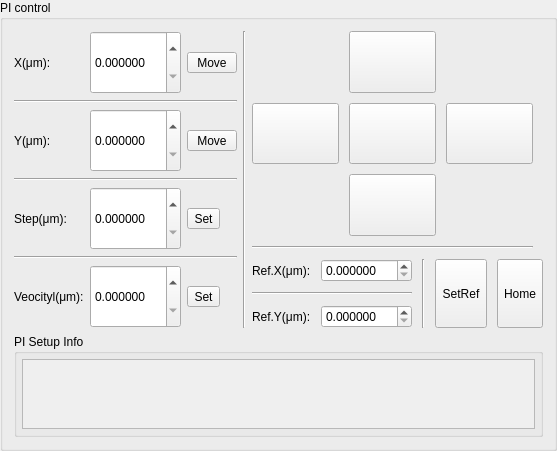
           <widget class="QGroupBox" name="groupBox">
            <property name="geometry">
             <rect>
              <x>30</x>
              <y>20</y>
              <width>531</width>
              <height>451</height>
             </rect>
            </property>
            <property name="title">
             <string>PI control</string>
            </property>
            <layout class="QVBoxLayout" name="verticalLayout_2">
             <item>
              <layout class="QHBoxLayout" name="horizontalLayout">
               <item>
                <layout class="QGridLayout" name="gridLayout_4">
                 <item row="6" column="1" colspan="2">
                  <widget class="QDoubleSpinBox" name="velocity_spbx">
                   <property name="sizePolicy">
                    <sizepolicy hsizetype="Minimum" vsizetype="Expanding">
                     <horstretch>0</horstretch>
                     <verstretch>0</verstretch>
                    </sizepolicy>
                   </property>
                   <property name="decimals">
                    <number>6</number>
                   </property>
                   <property name="maximum">
                    <double>120.000000000000000</double>
                   </property>
                   <property name="singleStep">
                    <double>0.010000000000000</double>
                   </property>
                   <property name="value">
                    <double>0.000000000000000</double>
                   </property>
                  </widget>
                 </item>
                 <item row="2" column="1" colspan="2">
                  <widget class="QDoubleSpinBox" name="y_spbx">
                   <property name="sizePolicy">
                    <sizepolicy hsizetype="Minimum" vsizetype="Expanding">
                     <horstretch>0</horstretch>
                     <verstretch>0</verstretch>
                    </sizepolicy>
                   </property>
                   <property name="decimals">
                    <number>6</number>
                   </property>
                   <property name="maximum">
                    <double>120.000000000000000</double>
                   </property>
                   <property name="singleStep">
                    <double>0.010000000000000</double>
                   </property>
                  </widget>
                 </item>
                 <item row="4" column="3" colspan="2">
                  <widget class="QToolButton" name="step_set_tbtn">
                   <property name="text">
                    <string>Set</string>
                   </property>
                   <property name="icon">
                    <iconset resource="resources.qrc">
                     <normaloff>:/my_icons/images/icons/enable.svg</normaloff>:/my_icons/images/icons/enable.svg</iconset>
                   </property>
                   <property name="iconSize">
                    <size>
                     <width>46</width>
                     <height>40</height>
                    </size>
                   </property>
                   <property name="popupMode">
                    <enum>QToolButton::InstantPopup</enum>
                   </property>
                   <property name="toolButtonStyle">
                    <enum>Qt::ToolButtonTextUnderIcon</enum>
                   </property>
                   <property name="arrowType">
                    <enum>Qt::NoArrow</enum>
                   </property>
                  </widget>
                 </item>
                 <item row="2" column="0">
                  <widget class="QLabel" name="label_4">
                   <property name="text">
                    <string>Y(μm):</string>
                   </property>
                  </widget>
                 </item>
                 <item row="0" column="1" colspan="2">
                  <widget class="QDoubleSpinBox" name="x_spbx">
                   <property name="sizePolicy">
                    <sizepolicy hsizetype="Minimum" vsizetype="Expanding">
                     <horstretch>0</horstretch>
                     <verstretch>0</verstretch>
                    </sizepolicy>
                   </property>
                   <property name="decimals">
                    <number>6</number>
                   </property>
                   <property name="maximum">
                    <double>120.000000000000000</double>
                   </property>
                   <property name="singleStep">
                    <double>0.010000000000000</double>
                   </property>
                  </widget>
                 </item>
                 <item row="0" column="3" colspan="2">
                  <widget class="QToolButton" name="x_move_tbtn">
                   <property name="text">
                    <string> Move </string>
                   </property>
                   <property name="icon">
                    <iconset resource="resources.qrc">
                     <normaloff>:/my_icons/images/icons/move.svg</normaloff>:/my_icons/images/icons/move.svg</iconset>
                   </property>
                   <property name="iconSize">
                    <size>
                     <width>40</width>
                     <height>40</height>
                    </size>
                   </property>
                   <property name="popupMode">
                    <enum>QToolButton::InstantPopup</enum>
                   </property>
                   <property name="toolButtonStyle">
                    <enum>Qt::ToolButtonTextUnderIcon</enum>
                   </property>
                   <property name="arrowType">
                    <enum>Qt::NoArrow</enum>
                   </property>
                  </widget>
                 </item>
                 <item row="6" column="3" colspan="2">
                  <widget class="QToolButton" name="velocity_set_tbtn">
                   <property name="text">
                    <string>Set</string>
                   </property>
                   <property name="icon">
                    <iconset resource="resources.qrc">
                     <normaloff>:/my_icons/images/icons/enable.svg</normaloff>:/my_icons/images/icons/enable.svg</iconset>
                   </property>
                   <property name="iconSize">
                    <size>
                     <width>46</width>
                     <height>40</height>
                    </size>
                   </property>
                   <property name="popupMode">
                    <enum>QToolButton::InstantPopup</enum>
                   </property>
                   <property name="toolButtonStyle">
                    <enum>Qt::ToolButtonTextUnderIcon</enum>
                   </property>
                   <property name="arrowType">
                    <enum>Qt::NoArrow</enum>
                   </property>
                  </widget>
                 </item>
                 <item row="2" column="3" colspan="2">
                  <widget class="QToolButton" name="y_move_tbtn">
                   <property name="text">
                    <string> Move </string>
                   </property>
                   <property name="icon">
                    <iconset resource="resources.qrc">
                     <normaloff>:/my_icons/images/icons/move.svg</normaloff>:/my_icons/images/icons/move.svg</iconset>
                   </property>
                   <property name="iconSize">
                    <size>
                     <width>40</width>
                     <height>40</height>
                    </size>
                   </property>
                   <property name="popupMode">
                    <enum>QToolButton::InstantPopup</enum>
                   </property>
                   <property name="toolButtonStyle">
                    <enum>Qt::ToolButtonTextUnderIcon</enum>
                   </property>
                   <property name="arrowType">
                    <enum>Qt::NoArrow</enum>
                   </property>
                  </widget>
                 </item>
                 <item row="4" column="0">
                  <widget class="QLabel" name="label_5">
                   <property name="text">
                    <string>Step(μm):</string>
                   </property>
                  </widget>
                 </item>
                 <item row="4" column="1" colspan="2">
                  <widget class="QDoubleSpinBox" name="step_spbx">
                   <property name="sizePolicy">
                    <sizepolicy hsizetype="Minimum" vsizetype="Expanding">
                     <horstretch>0</horstretch>
                     <verstretch>0</verstretch>
                    </sizepolicy>
                   </property>
                   <property name="decimals">
                    <number>6</number>
                   </property>
                   <property name="maximum">
                    <double>120.000000000000000</double>
                   </property>
                   <property name="singleStep">
                    <double>0.010000000000000</double>
                   </property>
                   <property name="value">
                    <double>0.000000000000000</double>
                   </property>
                  </widget>
                 </item>
                 <item row="0" column="0">
                  <widget class="QLabel" name="label_3">
                   <property name="text">
                    <string>X(μm):</string>
                   </property>
                  </widget>
                 </item>
                 <item row="6" column="0">
                  <widget class="QLabel" name="label_7">
                   <property name="text">
                    <string>Veocityl(μm):</string>
                   </property>
                  </widget>
                 </item>
                 <item row="5" column="0" colspan="5">
                  <widget class="Line" name="line_5">
                   <property name="orientation">
                    <enum>Qt::Horizontal</enum>
                   </property>
                  </widget>
                 </item>
                 <item row="3" column="0" colspan="5">
                  <widget class="Line" name="line_4">
                   <property name="orientation">
                    <enum>Qt::Horizontal</enum>
                   </property>
                  </widget>
                 </item>
                 <item row="1" column="0" colspan="5">
                  <widget class="Line" name="line_3">
                   <property name="orientation">
                    <enum>Qt::Horizontal</enum>
                   </property>
                  </widget>
                 </item>
                </layout>
               </item>
               <item>
                <widget class="Line" name="line_2">
                 <property name="orientation">
                  <enum>Qt::Vertical</enum>
                 </property>
                </widget>
               </item>
               <item>
                <layout class="QGridLayout" name="gridLayout_3">
                 <property name="spacing">
                  <number>10</number>
                 </property>
                 <item row="0" column="1">
                  <widget class="QPushButton" name="y_plus_btn">
                   <property name="sizePolicy">
                    <sizepolicy hsizetype="Expanding" vsizetype="Expanding">
                     <horstretch>0</horstretch>
                     <verstretch>0</verstretch>
                    </sizepolicy>
                   </property>
                   <property name="text">
                    <string/>
                   </property>
                   <property name="icon">
                    <iconset resource="resources.qrc">
                     <normaloff>:/my_icons/images/icons/nanopositioner_up_arrow.svg</normaloff>:/my_icons/images/icons/nanopositioner_up_arrow.svg</iconset>
                   </property>
                   <property name="iconSize">
                    <size>
                     <width>50</width>
                     <height>50</height>
                    </size>
                   </property>
                   <property name="flat">
                    <bool>false</bool>
                   </property>
                  </widget>
                 </item>
                 <item row="4" column="0" colspan="4">
                  <layout class="QHBoxLayout" name="horizontalLayout_3">
                   <item>
                    <layout class="QGridLayout" name="gridLayout_8">
                     <item row="4" column="1">
                      <widget class="QLabel" name="label_9">
                       <property name="text">
                        <string>Ref.Y(μm):</string>
                       </property>
                      </widget>
                     </item>
                     <item row="4" column="2">
                      <widget class="QDoubleSpinBox" name="refy_spbx">
                       <property name="sizePolicy">
                        <sizepolicy hsizetype="Minimum" vsizetype="Expanding">
                         <horstretch>0</horstretch>
                         <verstretch>0</verstretch>
                        </sizepolicy>
                       </property>
                       <property name="decimals">
                        <number>6</number>
                       </property>
                       <property name="maximum">
                        <double>120.000000000000000</double>
                       </property>
                       <property name="singleStep">
                        <double>0.010000000000000</double>
                       </property>
                      </widget>
                     </item>
                     <item row="2" column="2">
                      <widget class="QDoubleSpinBox" name="refx_spbx">
                       <property name="sizePolicy">
                        <sizepolicy hsizetype="Minimum" vsizetype="Expanding">
                         <horstretch>0</horstretch>
                         <verstretch>0</verstretch>
                        </sizepolicy>
                       </property>
                       <property name="decimals">
                        <number>6</number>
                       </property>
                       <property name="maximum">
                        <double>120.000000000000000</double>
                       </property>
                       <property name="singleStep">
                        <double>0.010000000000000</double>
                       </property>
                      </widget>
                     </item>
                     <item row="2" column="1">
                      <widget class="QLabel" name="label_8">
                       <property name="text">
                        <string>Ref.X(μm):</string>
                       </property>
                      </widget>
                     </item>
                     <item row="3" column="1" colspan="2">
                      <widget class="Line" name="line_6">
                       <property name="orientation">
                        <enum>Qt::Horizontal</enum>
                       </property>
                      </widget>
                     </item>
                    </layout>
                   </item>
                   <item>
                    <widget class="Line" name="line_7">
                     <property name="orientation">
                      <enum>Qt::Vertical</enum>
                     </property>
                    </widget>
                   </item>
                   <item>
                    <widget class="QToolButton" name="set_ref_tbtn">
                     <property name="sizePolicy">
                      <sizepolicy hsizetype="Expanding" vsizetype="Expanding">
                       <horstretch>0</horstretch>
                       <verstretch>0</verstretch>
                      </sizepolicy>
                     </property>
                     <property name="text">
                      <string>SetRef</string>
                     </property>
                     <property name="icon">
                      <iconset resource="resources.qrc">
                       <normaloff>:/my_icons/images/icons/confirm.svg</normaloff>:/my_icons/images/icons/confirm.svg</iconset>
                     </property>
                     <property name="iconSize">
                      <size>
                       <width>40</width>
                       <height>40</height>
                      </size>
                     </property>
                     <property name="popupMode">
                      <enum>QToolButton::InstantPopup</enum>
                     </property>
                     <property name="toolButtonStyle">
                      <enum>Qt::ToolButtonTextUnderIcon</enum>
                     </property>
                     <property name="arrowType">
                      <enum>Qt::NoArrow</enum>
                     </property>
                    </widget>
                   </item>
                   <item>
                    <widget class="QToolButton" name="home_tbtn">
                     <property name="sizePolicy">
                      <sizepolicy hsizetype="Expanding" vsizetype="Expanding">
                       <horstretch>0</horstretch>
                       <verstretch>0</verstretch>
                      </sizepolicy>
                     </property>
                     <property name="text">
                      <string>Home</string>
                     </property>
                     <property name="icon">
                      <iconset resource="resources.qrc">
                       <normaloff>:/my_icons/images/icons/home.svg</normaloff>:/my_icons/images/icons/home.svg</iconset>
                     </property>
                     <property name="iconSize">
                      <size>
                       <width>40</width>
                       <height>40</height>
                      </size>
                     </property>
                     <property name="popupMode">
                      <enum>QToolButton::InstantPopup</enum>
                     </property>
                     <property name="toolButtonStyle">
                      <enum>Qt::ToolButtonTextUnderIcon</enum>
                     </property>
                     <property name="arrowType">
                      <enum>Qt::NoArrow</enum>
                     </property>
                    </widget>
                   </item>
                  </layout>
                 </item>
                 <item row="1" column="2">
                  <widget class="QPushButton" name="x_plus_btn">
                   <property name="sizePolicy">
                    <sizepolicy hsizetype="Expanding" vsizetype="Expanding">
                     <horstretch>0</horstretch>
                     <verstretch>0</verstretch>
                    </sizepolicy>
                   </property>
                   <property name="text">
                    <string/>
                   </property>
                   <property name="icon">
                    <iconset resource="resources.qrc">
                     <normaloff>:/my_icons/images/icons/nanopositioner_rigt_arrow.svg</normaloff>:/my_icons/images/icons/nanopositioner_rigt_arrow.svg</iconset>
                   </property>
                   <property name="iconSize">
                    <size>
                     <width>50</width>
                     <height>50</height>
                    </size>
                   </property>
                   <property name="flat">
                    <bool>false</bool>
                   </property>
                  </widget>
                 </item>
                 <item row="1" column="0">
                  <widget class="QPushButton" name="x_minus_btn">
                   <property name="sizePolicy">
                    <sizepolicy hsizetype="Expanding" vsizetype="Expanding">
                     <horstretch>0</horstretch>
                     <verstretch>0</verstretch>
                    </sizepolicy>
                   </property>
                   <property name="text">
                    <string/>
                   </property>
                   <property name="icon">
                    <iconset resource="resources.qrc">
                     <normaloff>:/my_icons/images/icons/nanopositioner_left_arrow.svg</normaloff>:/my_icons/images/icons/nanopositioner_left_arrow.svg</iconset>
                   </property>
                   <property name="iconSize">
                    <size>
                     <width>50</width>
                     <height>50</height>
                    </size>
                   </property>
                   <property name="flat">
                    <bool>false</bool>
                   </property>
                  </widget>
                 </item>
                 <item row="2" column="1">
                  <widget class="QPushButton" name="y_minus_btn">
                   <property name="sizePolicy">
                    <sizepolicy hsizetype="Expanding" vsizetype="Expanding">
                     <horstretch>0</horstretch>
                     <verstretch>0</verstretch>
                    </sizepolicy>
                   </property>
                   <property name="text">
                    <string/>
                   </property>
                   <property name="icon">
                    <iconset resource="resources.qrc">
                     <normaloff>:/my_icons/images/icons/nanopositioner_down_arrow.svg</normaloff>:/my_icons/images/icons/nanopositioner_down_arrow.svg</iconset>
                   </property>
                   <property name="iconSize">
                    <size>
                     <width>50</width>
                     <height>50</height>
                    </size>
                   </property>
                   <property name="flat">
                    <bool>false</bool>
                   </property>
                  </widget>
                 </item>
                 <item row="1" column="1">
                  <widget class="QPushButton" name="pi_stp_btn">
                   <property name="sizePolicy">
                    <sizepolicy hsizetype="Minimum" vsizetype="Minimum">
                     <horstretch>0</horstretch>
                     <verstretch>0</verstretch>
                    </sizepolicy>
                   </property>
                   <property name="text">
                    <string/>
                   </property>
                   <property name="icon">
                    <iconset resource="resources.qrc">
                     <normaloff>:/my_icons/images/icons/stop_rotate.svg</normaloff>:/my_icons/images/icons/stop_rotate.svg</iconset>
                   </property>
                   <property name="iconSize">
                    <size>
                     <width>40</width>
                     <height>40</height>
                    </size>
                   </property>
                  </widget>
                 </item>
                 <item row="3" column="0" colspan="3">
                  <widget class="Line" name="line_9">
                   <property name="orientation">
                    <enum>Qt::Horizontal</enum>
                   </property>
                  </widget>
                 </item>
                </layout>
               </item>
              </layout>
             </item>
             <item>
              <widget class="QGroupBox" name="groupBox_6">
               <property name="title">
                <string>PI Setup Info</string>
               </property>
               <layout class="QGridLayout" name="gridLayout_2">
                <property name="leftMargin">
                 <number>5</number>
                </property>
                <property name="topMargin">
                 <number>5</number>
                </property>
                <property name="rightMargin">
                 <number>5</number>
                </property>
                <property name="bottomMargin">
                 <number>5</number>
                </property>
                <item row="0" column="0">
                 <widget class="QScrollArea" name="scanner_scroll">
                  <property name="sizePolicy">
                   <sizepolicy hsizetype="Minimum" vsizetype="Minimum">
                    <horstretch>0</horstretch>
                    <verstretch>0</verstretch>
                   </sizepolicy>
                  </property>
                  <property name="widgetResizable">
                   <bool>true</bool>
                  </property>
                  <widget class="QWidget" name="scrollAreaWidgetContents">
                   <property name="geometry">
                    <rect>
                     <x>0</x>
                     <y>0</y>
                     <width>493</width>
                     <height>73</height>
                    </rect>
                   </property>
                   <layout class="QVBoxLayout" name="verticalLayout_7">
                    <item>
                     <widget class="QLabel" name="pi_msg">
                      <property name="text">
                       <string/>
                      </property>
                     </widget>
                    </item>
                   </layout>
                  </widget>
                 </widget>
                </item>
               </layout>
              </widget>
             </item>
            </layout>
           </widget>
